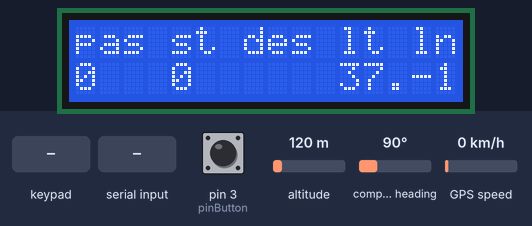
A sketch run on a simulated Arduino Mega 2560, built with avr-gcc and run on an emulated ATmega2560. Parts: 16×2 character LCD. Inputs (shaded band) come from the test bench; at power-on: pin 3 (pinButton) LOW, altitude 120 m, compass heading 90°, GPS speed 0 km/h. The GPS gets a fix after 3 s at 37.7749, -122.4194 with 8 satellites; the modem accepts every AT command (registered, SIM ready, sends succeed) and sends nothing else; what the sketch prints to the serial monitor is not drawn.

Above: at 4.3 s.
4.4 s: key 'B' pressed
At 6.6 s:
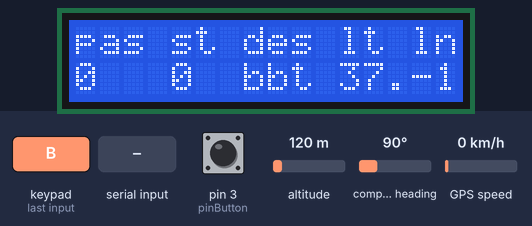
6.9 s: key 'A' pressed
At 9.0 s:
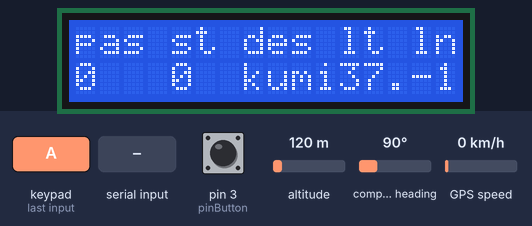
9.9 s: key 'C' pressed
At 12.7 s:
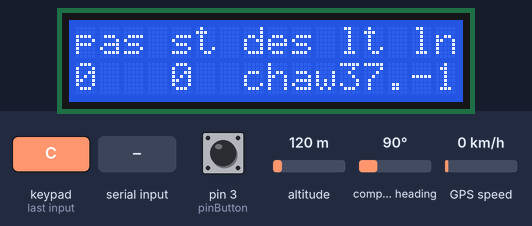
13.0 s: key 'D' pressed
At 15.6 s:
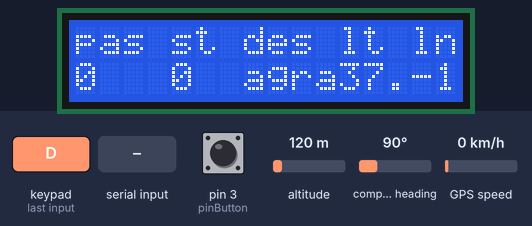
15.9 s: "90,45\n" received over Serial
At 19.2 s:
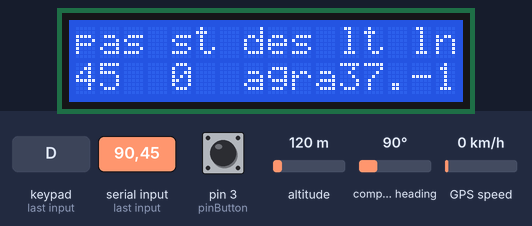
19.9 s: pin 3 (pinButton) pulled HIGH for 1 s
At 22.0 s:
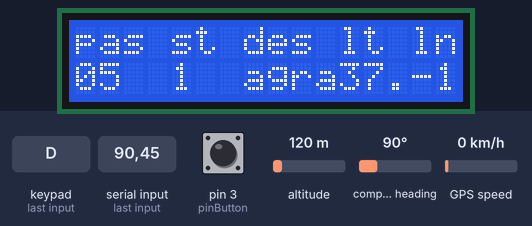
Timing chart, 0 to 23.5 s (numbered marks = the images above; inputs shaded):
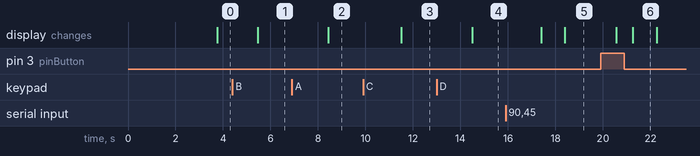

The sketch:

gps_working_tracker__final.ino
```cpp
  #include "TinyGPS++.h"
  #include "SoftwareSerial.h"

  #include <Wire.h>
  #include <LiquidCrystal_I2C.h>

  #include <Key.h>
  #include <Keypad.h>

  #include <SoftwareSerial.h>
  #include <String.h>
  #define INTERVAL_MESSAGE1 1000


  unsigned long time_1 = 0;


  double lt,lg,sped;
  SoftwareSerial serial_connection(50, 49); //( TX=pin 10,RX=pin 11)
  TinyGPSPlus gps;//This is the GPS object that will pretty much do all the grunt work with the NMEA data
  SoftwareSerial mySerial(7, 6);

//passenger start
  int count;
//passenger end

//lcd start
  const byte LCDcolumns = 16;
  const byte LCDrows = 2;
// 0x27 is the default address. Is your address 0x3F - if so, change  to 0x3F
  LiquidCrystal_I2C lcd(0x27, LCDcolumns, LCDrows);
//lcd end

//keypad start
  String des;
  int key=0;
  int led_pin=2;
  const byte ROWS = 4; //four rows
  const byte COLS = 4; //four columns
  //define the cymbols on the buttons of the keypads
  char hexaKeys[ROWS][COLS] = {
    {'1','2','3','A'},
    {'4','5','6','B'},
    {'7','8','9','C'},
    {'*','0','#','D'}
  };
  byte rowPins [ROWS] = {40,38,36,34}; //pins of the keypad
  byte colPins [COLS] = {32,30,28,26};
  Keypad customKeypad = Keypad(makeKeymap(hexaKeys), rowPins, colPins, ROWS, COLS);
//keypad end

//gprs start
  //String api_key = "KWNXQUPD13PLR72O"; //Thinkspeak data write API KEY
  //String field = "1"; //Thinkspeak data writing field no
//gprs end

//Rocker switch Start
  int pinButton = 3; //the pin where we connect the button
 //the pin we connect the LED
  int stat;
//Rocker Switch End

//bus info start
  String no="IIUC-Test";
//bus info end

void setup()
  {
//gps start
  Serial.begin(9600);//This opens up communications to the Serial monitor in the Arduino IDE
  serial_connection.begin(9600);//This opens up communications to the GPS
  Serial.println("GPS Start");//Just show to the monitor that the sketch has started
//gps end

//lcd start
  lcd.init();
  lcd.backlight();
  lcd.home();
//lcd end

//gprs start
   mySerial.begin(9600);
//gprs end

//rocker switch start
    pinMode(pinButton, INPUT); //set the button pin as INPUT
//rocker switch end
}

void locate()
  {
//gps start
  while(serial_connection.available())//While there are characters to come from the GPS
  {
    gps.encode(serial_connection.read());//This feeds the serial NMEA data into the library one char at a time
  }
  if(gps.location.isUpdated())//This will pretty much be fired all the time anyway but will at least reduce it to only after a package of NMEA data comes in
  {
    //Get the latest info from the gps object which it derived from the data sent by the GPS unit
    Serial.println("Satellite Count:");
    Serial.println(gps.satellites.value());
    Serial.println("Latitude:");
    Serial.println(gps.location.lat(), 6);
    lt=gps.location.lat();
    Serial.println("Longitude:");
    Serial.println(gps.location.lng(), 6);
    lg=gps.location.lng();
    Serial.println("Speed MPH:");
    Serial.println(gps.speed.mph());
    sped=gps.speed.mph();
    Serial.println("Altitude Feet:");
    Serial.println(gps.altitude.feet());
    Serial.println("");
  }
   }
//gps end
 void pass()
 {
  //passenger serial start
 if(Serial.available()>0)
 {
  count =Serial.parseInt();
  Serial.println(count);
 }
  //passenger Serial end
 }

void loop()
  {

    if(millis() > time_1 + INTERVAL_MESSAGE1){
        time_1 = millis();


  pass();
  locate();
//keypad start
  char customKey = customKeypad.getKey();
    Serial.println(customKey);
    if (customKey =='A'){
     des="kumira";
     Serial.println(des);
    }
       if (customKey =='B'){
     des="bbt";
     Serial.println(des);
    }
       if (customKey =='C'){
      des="chawkbazar";
     Serial.println(des);
    }
       if (customKey =='D'){
      des="agrabad";
     Serial.println(des);
    }
//keypad end
  locate();
//Rocker Switch start
  int stateButton = digitalRead(pinButton); //read the state of the button
  if(stateButton == 1) { //if is pressed
     digitalWrite(led_pin, HIGH);
       stat=1;
      Serial.println(stat);
     //write 1 or HIGH to led pin
  } else { //if not pressed
     digitalWrite(led_pin, LOW);
      stat=0;
     Serial.println(stat);
    //write 0 or low to led pin
  }
//Rocker Switch end here
  locate();

//gprs start
  String latL=String(lt,6);
  String lngL=String(lg,6);
  String speedL=String(sped,3);
  String pas=String(count);
  String st=String(stat);
  locate();
  Serial.print("Passenger :");
  Serial.println(pas);
  Serial.print("lat: ");
  Serial.println(latL);
  Serial.print("lng: ");
  Serial.println(lngL);
  Serial.print("spd: ");
  Serial.println(speedL);
  Serial.print("stat: ");
  Serial.println(st);
  Serial.print("Bus no:");
  Serial.println(no);
  Serial.print("Dest:");
  Serial.println(des);
  locate();
  Send2Pachube(latL,lngL,speedL,pas,des,st,no);
  locate();

  //lcd start
lcd.setCursor(0,0);
lcd.print("pas");
lcd.setCursor(0,1);
lcd.print(pas);

lcd.setCursor(4,0);
lcd.print("st");
lcd.setCursor(4,1);
lcd.print(st);

lcd.setCursor(7,0);
lcd.print("des");
lcd.setCursor(7,1);
lcd.print(des);

lcd.setCursor(11,0);
lcd.print("lt");
lcd.setCursor(11,1);
lcd.print(latL);

lcd.setCursor(14,0);
lcd.print("lng");
lcd.setCursor(14,1);
lcd.print(lngL);
//lcd end
locate();
}
}
//gprs start

void Send2Pachube(String latL, String lngL, String speedL, String pas, String des, String st, String no)
{
 mySerial.println("AT+CSQ"); // Signal quality check
  ShowSerialData();
  locate();
  mySerial.println("AT+CGATT?"); //Check if gets attached to registered network
  ShowSerialData();
  mySerial.println("AT+SAPBR=3,1,\"CONTYPE\",\"GPRS\"");//setting the SAPBR, the connection type is using gprs
  ShowSerialData();
  mySerial.println("AT+SAPBR=3,1,\"APN\",\"INTERNET\"");//setting the APN, Access point name string
  ShowSerialData();
  mySerial.println("AT+SAPBR=1,1");//setting the SAPBR
  ShowSerialData();
  mySerial.println("AT+HTTPINIT"); //init the HTTP request
  locate();
  ShowSerialData();
  mySerial.print("AT+HTTPPARA=\"URL\",\"iiuctmdpro.000webhostapp.com/bustest/bustest.php?lat="+latL+"&lng="+lngL+"&speed="+speedL+"&pass="+pas+"&des="+des+"&stat="+st+"&no="+no);

mySerial.println("\"");
locate();
// setting the httppara, the second parameter is the website you want to access
  delay(10);
  ShowSerialData();
  mySerial.println("AT+HTTPACTION=0");//submit the request
  delay(100);//the delay is very important, the delay time is base on the return from the website, if the return datas are very large, the time required longer.
  locate();
  ShowSerialData();
  mySerial.println("AT+HTTPREAD");// read the data from the website you access
  delay(30);
  locate();
  ShowSerialData();
  mySerial.println("");
  delay(10);
  locate();
}

void ShowSerialData() //Show serial data
{
    while(mySerial.available()!=0)
    Serial.write(mySerial.read());
    Serial.println();
}
```

Measured:
- after the input at 4.4 s, the display: changes after 1.1 s (image 1)
- after the input at 6.9 s, the display: changes after 1.5 s (image 2)
- after the input at 9.9 s, the display: changes after 1.6 s (image 3)
- after the input at 13.0 s, the display: changes after 1.5 s (image 4)
- after the input at 15.9 s, the display: first changes after 1.5 s (image 5 shows a later state)
- after the input at 19.9 s, the display: first differs from a run without the input after 1.4 s (image 6)
- what the display in image 6 shows lasts 1.0 s, from 21.3 s to 22.3 s
